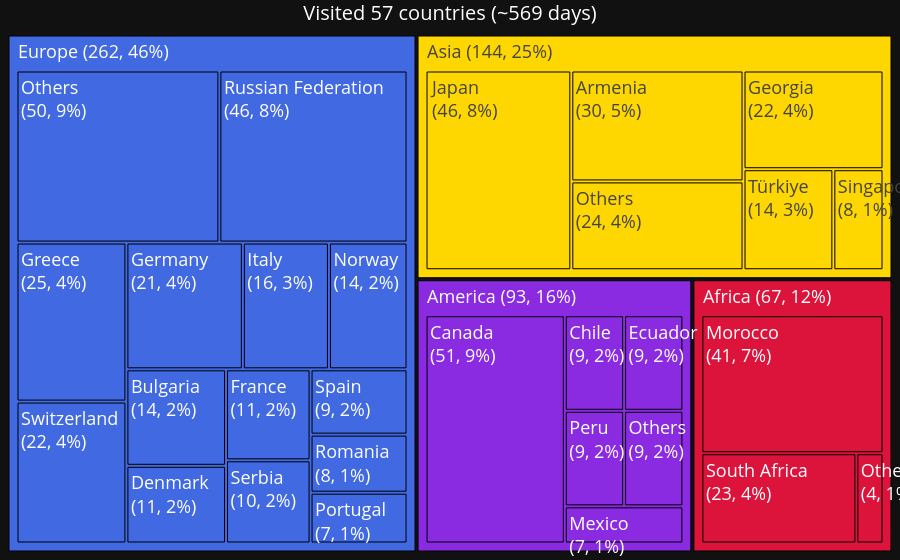

Notebook code cell kept with this figure:
### Code cell
df_country_visited = df_country[~df_country.country.isin(COUNTRIES_LIVED)]
n_country_visited = df_country_visited.country.nunique()
t_country_visited = df_country_visited.total_days.sum()

create_tree(
    df_country_visited,
    feat='country',
    var='total_days',
    flag='continent',
    group_flag=True,
    color_dict=COLOR_DICT,
    font_size_dict=FONT_SIZE_DICT,
    title=f'Visited {n_country_visited} countries (~{t_country_visited:.0f} days)',
    threshold=7,
    threshold_global=False,
    save_path='../attachments/tree_travel_visits.html',
    #save_path=None
    )

### Figure 1 — Plotly figure (JSON) as saved in the notebook; plotly's stock layout.template omitted (floating-point values rounded to 4 significant figures)
{"data": [{"branchvalues": "total", "hoverinfo": "none", "ids": ["Africa", "America", "Asia", "Europe", "Africa | Morocco", "Africa | South Africa", "Africa | Others", "America | Canada", "America | Chile", "America | Ecuador", "America | Mexico", "America | Peru", "America | Others", "Asia | Armenia", "Asia | Georgia", "Asia | Japan", "Asia | Singapore", "Asia | Türkiye", "Asia | Others", "Europe | Bulgaria", "Europe | Denmark", "Europe | France", "Europe | Germany", "Europe | Greece", "Europe | Italy", "Europe | Norway", "Europe | Portugal", "Europe | Romania", "Europe | Russian Federation", "Europe | Serbia", "Europe | Spain", "Europe | Switzerland", "Europe | Others"], "labels": ["<br><br>Africa (67, 12%)", "<br><br>America (93, 16%)", "<br><br>Asia (144, 25%)", "<br><br>Europe (262, 46%)", "Morocco", "South Africa", "Others", "Canada", "Chile", "Ecuador", "Mexico", "Peru", "Others", "Armenia", "Georgia", "Japan", "Singapore", "Türkiye", "Others", "Bulgaria", "Denmark", "France", "Germany", "Greece", "Italy", "Norway", "Portugal", "Romania", "Russian Federation", "Serbia", "Spain", "Switzerland", "Others"], "marker": {"colors": ["crimson", "blueviolet", "gold", "royalblue", "crimson", "crimson", "crimson", "blueviolet", "blueviolet", "blueviolet", "blueviolet", "blueviolet", "blueviolet", "gold", "gold", "gold", "gold", "gold", "gold", "royalblue", "royalblue", "royalblue", "royalblue", "royalblue", "royalblue", "royalblue", "royalblue", "royalblue", "royalblue", "royalblue", "royalblue", "royalblue", "royalblue"], "line": {"color": "black", "width": 1}}, "parents": ["", "", "", "", "Africa", "Africa", "Africa", "America", "America", "America", "America", "America", "America", "Asia", "Asia", "Asia", "Asia", "Asia", "Asia", "Europe", "Europe", "Europe", "Europe", "Europe", "Europe", "Europe", "Europe", "Europe", "Europe", "Europe", "Europe", "Europe", "Europe"], "textfont": {"size": 18}, "textinfo": "label+value+percent root", "textposition": "top left", "texttemplate": "<br>%{label}<br>(%{value:.0f}, %{percentRoot:.0%})", "type": "treemap", "values": [67.83, 93.5, 144.5, 262.8, 41.0, 22.83, 4.0, 50.5, 9.0, 9.0, 7.0, 9.0, 9.0, 30.17, 21.83, 45.99, 8.0, 14.33, 24.16, 13.66, 11.0, 10.93, 20.98, 24.83, 15.5, 14.16, 7.0, 8.0, 46.0, 9.99, 9.0, 22.16, 49.6]}], "layout": {"font": {"color": "white", "size": 18}, "margin": {"b": 0, "l": 0, "r": 0, "t": 0}, "title": {"font": {"size": 20}, "text": "Visited 57 countries (~569 days)", "x": 0.5, "xanchor": "center", "y": 0.99, "yanchor": "top"}, "uniformtext": {"minsize": 18, "mode": "show"}}}
